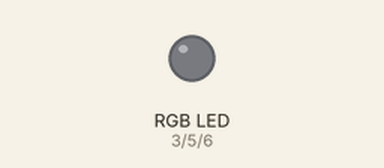
Recording of a sketch running on a simulated Arduino Uno, built with avr-gcc and run on an emulated ATmega328P. Shown: an RGB LED mixed from three pins (HIGH = lit).

Above: at 0.05 s.
At 1.9 s:
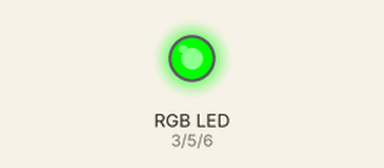
At 3.8 s:
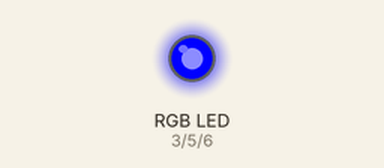
Timing chart, 0 to 8.9 s (numbered marks = the images above):
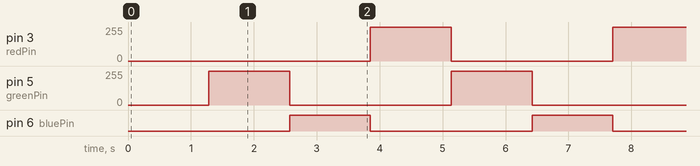

The sketch:

smooth_fade.ino
```cpp
/*
 Fading

 This example shows how to fade an LED using the analogWrite() function.

 The circuit:
 * LED attached from digital pin 9 to ground.

 Created 1 Nov 2008
 By David A. Mellis
 Modified 17 June 2009
 By Tom Igoe

 http://arduino.cc/en/Tutorial/Fading

 */

int delaytime = 5; // Delay time between incrementing PWM.
int fadestep = 1;
int redPin = 3;    // Red LED connected to digital pin 9
int greenPin = 5; // Green LED connected to digital pin 10
int bluePin = 6; // Blue LED connected to digital pin 11

void setup()  {
  for(int fadeValue = 0 ; fadeValue <= 255; fadeValue += fadestep) {
    // sets the value (range from 0 to 255):
    analogWrite(redPin, fadeValue);
    delayMicroseconds(delaytime);
  }
}

void loop()  {
  for(int fadeValue = 0 ; fadeValue <= 255; fadeValue += fadestep) {
    // sets the value (range from 0 to 255):
    analogWrite(redPin, 255-fadeValue);
    analogWrite(greenPin, fadeValue);
    delay(delaytime);
  }

  for(int fadeValue = 0 ; fadeValue <= 255; fadeValue += fadestep) {
    // sets the value (range from 0 to 255):
    analogWrite(greenPin, 255-fadeValue);
    analogWrite(bluePin, fadeValue);
    delay(delaytime);
  }

  for(int fadeValue = 0 ; fadeValue <= 255; fadeValue += fadestep) {
    // sets the value (range from 0 to 255):
    analogWrite(bluePin, 255-fadeValue);
    analogWrite(redPin, fadeValue);
    delay(delaytime);
  }
//  digitalWrite(greenPin, HIGH);
//  delay(1000);
//  digitalWrite(greenPin, LOW);
//  delay(1000);
}
```

Measured:
- by itself, pin 3 (redPin), pin 5 (greenPin): alternates 255/255 for 1.3 s and 0/255 for 2.6 s
- by itself, pin 6 (bluePin): alternates HIGH for 1.3 s and LOW for 2.6 s
